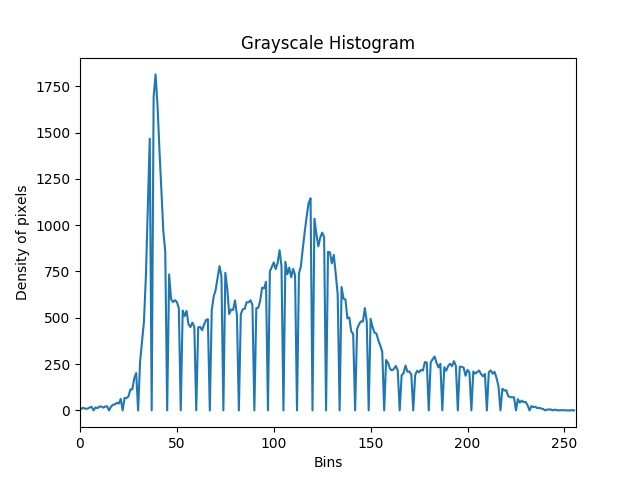
#> input picture examenPractico/HistNormalizado:Lena.jpg, 640 x 480 px
$ python librerias.py --image HistNormalizado:Lena.jpg   (older library calls are emulated)
#> lines starting #> are read from the running program, lines starting #| are printed output that depends on the picture
from __future__ import print_function
from __future__ import division
import cv2
import argparse
from matplotlib import pyplot as plt
import numpy as np
import math

ap = argparse.ArgumentParser()
ap.add_argument("-i", "--image", required = True, help = "Path to image")
args = vars(ap.parse_args())
imageName = args["image"]
print ("name:{}".format(imageName))
rowsPlot = 2
colsPlot = 4


image = cv2.imread(args["image"])
#> image is the input picture: shape (480, 640, 3); mean B, G, R 248, 246, 242.6


tamanoKernel = 5
factorSaturacion = 273
#Imprimimos el valor de ancho y alto de la imagen
print ("width:{}pixels".format(image.shape[1]))
#| width:640pixels
imageWidth = image.shape[1]
#> imageWidth = 640
print ("height:{}pixels".format(image.shape[0]))
#| height:480pixels
imageHeight = image.shape[0]
#> imageHeight = 480

cv2.imshow("Original", image)
plt.subplot(rowsPlot,colsPlot,2),plt.imshow(image)
plt.title('Original'), plt.xticks([]), plt.yticks([])

kernelPromedio = np.matrix('1 4 7 4 1; 4 16 26 16 4; 7 26 41 26 7; 4 16 26 16 4; 1 4 7 4 1')
#sobelX = np.matrix('-2 0 2; -6 0 6; -2 0 2')
#sobelY = np.matrix('-1 -2 -1; 0 0 0; 1 2 1')
sobelX = np.matrix('-3 0 3; -10 0 10; -3 0 3')
sobelY = np.matrix('-3 -10 -3; 0 0 0; 3 10 3')
#sobelY = np.matrix('0 0 0; 0 2 0; 0 0 0')
promedioPixel = 0
promedioSobelX = 0
promedioSobelY = 0
margin = int(tamanoKernel/2)
ancho = imageWidth-tamanoKernel
#> ancho = 635
alto = imageHeight- tamanoKernel
#> alto = 475
print ("{}".format(kernelPromedio))
plt.subplot(rowsPlot,colsPlot,1),plt.imshow(kernelPromedio, cmap = 'gray')
plt.title('Kernel'), plt.xticks([]), plt.yticks([])

imagePonderada = np.zeros(shape=(imageHeight,imageWidth), dtype=np.float)
for y in range(0, imageHeight-1):
	for x in range(0, imageWidth-1):
		(bl,gr,re) = image[y,x]
		imagePonderada[y,x] = float(re) / 255
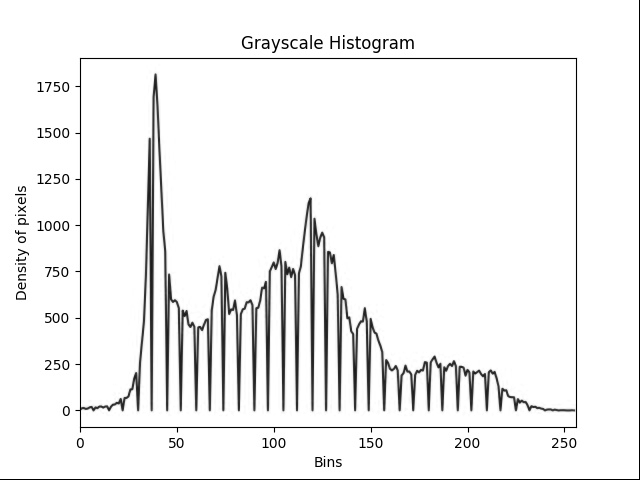
#> imagePonderada: shape (480, 640) float64; min 0, max 1, mean 0.948
plt.subplot(rowsPlot,colsPlot,3),plt.imshow(imagePonderada, cmap = 'gray')
plt.title('Ponderada'), plt.xticks([]), plt.yticks([])
print ("{}".format(imagePonderada))
#> (printed output is left out)

imagenBorrosa = np.zeros(shape=(imageHeight,imageWidth), dtype=np.float)
#Empezamos a recorrer los pixeles de cada imagen para el proceso de convolucion
for y in range(margin, ancho):
	for x in range(margin, alto):
		for z in range (0, tamanoKernel-1):
			for w in range(0, tamanoKernel-1):
				temp = imagePonderada[x+w,y+z]
				promedioPixel  = promedioPixel + (temp * kernelPromedio[w,z])
		promedioPixel = promedioPixel / factorSaturacion
		imagenBorrosa[x,y] = promedioPixel
		promedioPixel = 0
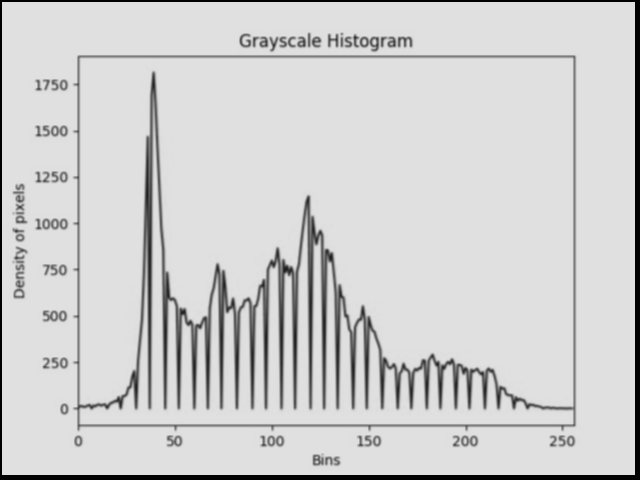
#> imagenBorrosa: shape (480, 640) float64; min 0, max 0.879, mean 0.814
plt.subplot(rowsPlot,colsPlot,4),plt.imshow(imagenBorrosa, cmap = 'gray')
plt.title('Blurred'), plt.xticks([]), plt.yticks([])
imagenTemp = imagenBorrosa.copy()

for y in range(0, imageHeight-1):
	for x in range(0, imageWidth-1):
		imagenTemp[y,x] = imagePonderada[y,x] - imagenBorrosa [y,x]
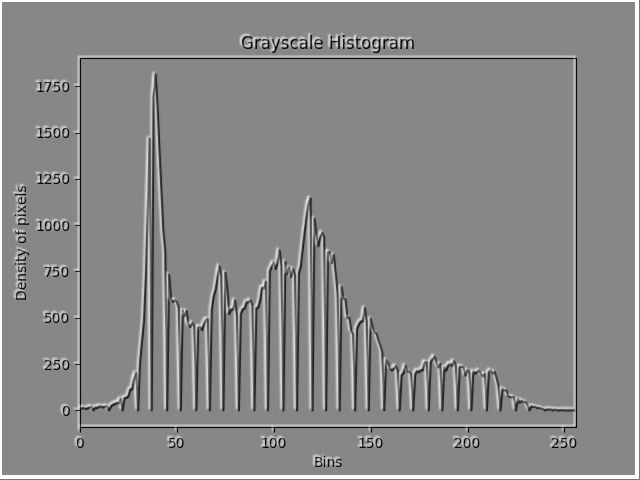
#> imagenTemp: shape (480, 640) float64; min -0.873, max 1, mean 0.134; drawn with min black and max white

plt.subplot(rowsPlot,colsPlot,5),plt.imshow(imagenTemp, cmap = 'gray')
plt.title('Ponderada - Blurred'), plt.xticks([]), plt.yticks([])

imagenSobelX = imagePonderada.copy()
imagenSobelY = imagePonderada.copy()

#Imagen a la que le aplicamos las mascaras de Sobel
imagenTemp2 = imagenTemp.copy()


#Aplicamos mascaras de Sobel
for c in range(1, imageHeight-1):
	for n in range(1, imageWidth-1):
		for m in range (0, 2):
			for v in range(0, 2):
				tempo = imagenTemp2[c+v,n+m]
				promedioSobelX  = promedioSobelX + (tempo * sobelX[v,m])
				promedioSobelY  = promedioSobelY + (tempo * sobelY[v,m])
		imagenSobelX[c,n] = promedioSobelX
		imagenSobelY[c,n] = promedioSobelY
		promedioSobelX = 0
		promedioSobelY = 0
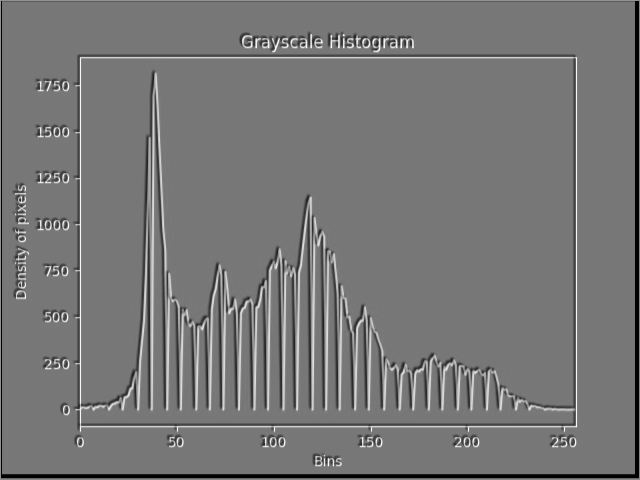
#> imagenSobelX: shape (480, 640) float64; min -13, max 11.29, mean -1.67; drawn with min black and max white
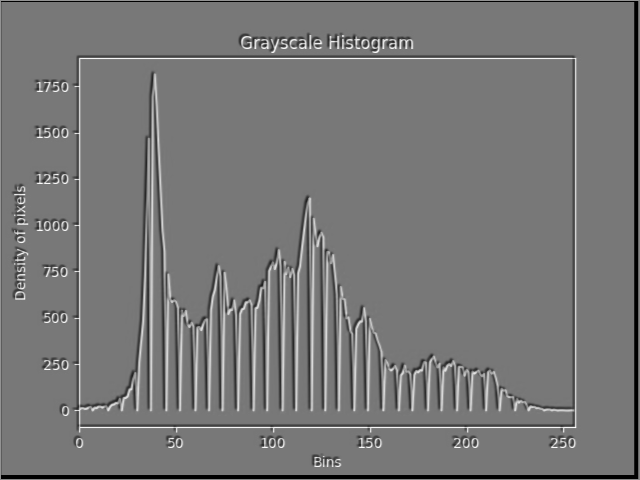
#> imagenSobelY: shape (480, 640) float64; min -13, max 11.25, mean -1.67; drawn with min black and max white
plt.subplot(rowsPlot,colsPlot,6),plt.imshow(imagenSobelX, cmap = 'gray')
plt.title('SobelX'), plt.xticks([]), plt.yticks([])
plt.subplot(rowsPlot,colsPlot,7),plt.imshow(imagenSobelY, cmap = 'gray')
plt.title('SobelY'), plt.xticks([]), plt.yticks([])

sobelCombined = imagePonderada.copy()
#Sacamos la magnitud del gradiente con la raiz de la suma de los cuadrados
for y in range(0, imageHeight-1):
	for x in range(0, imageWidth-1):
		sobelCombined[y,x] = math.sqrt((imagenSobelY[y,x] ** 2 )+(imagenSobelX[y,x]**2))
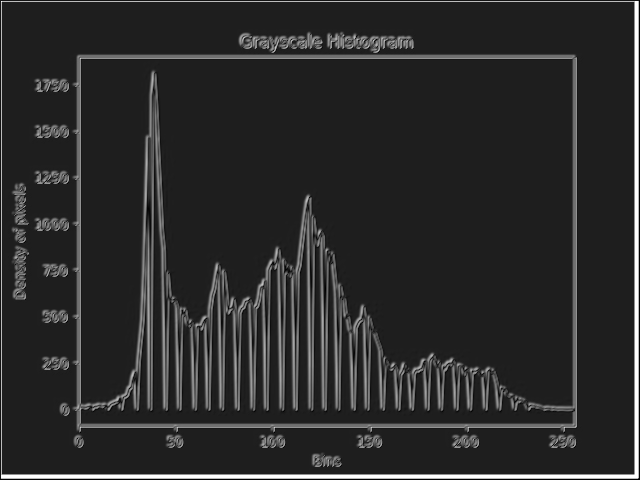
#> sobelCombined: shape (480, 640) float64; min 0, max 18.38, mean 3.17; drawn with min black and max white
#sobelCombined = cv2.bitwise_or(imagenSobelX, imagenSobelY)
plt.subplot(rowsPlot,colsPlot,8),plt.imshow(sobelCombined, cmap = 'gray')
plt.title('SobelCombined'), plt.xticks([]), plt.yticks([])
plt.show()
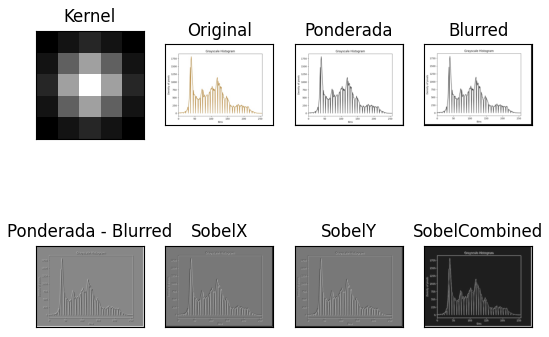
#> figure drawn by matplotlib, 8 panels; B, G, R data is drawn as R, G, B

cv2.waitKey(0)

$ run again, on examenPractico/HistNormalizado:tec.jpg
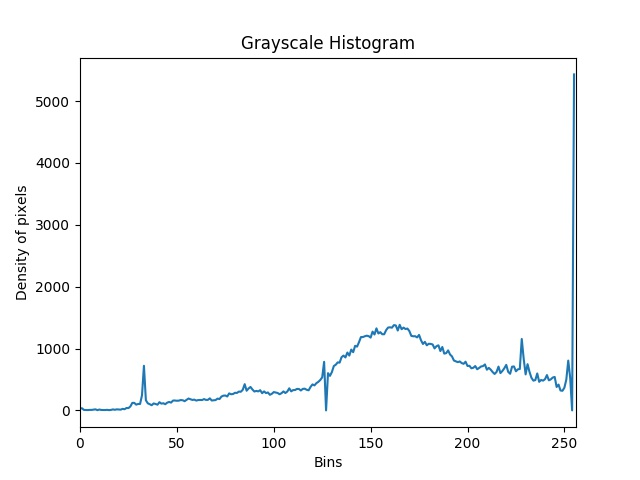
#> input picture examenPractico/HistNormalizado:tec.jpg, 640 x 480 px
#> image is the input picture: shape (480, 640, 3); mean B, G, R 250.8, 250.4, 249.6
#| width:640pixels
#| height:480pixels
#> (printed output is left out)
#> after the loop `for c in range(1, imageHeight-1):`:
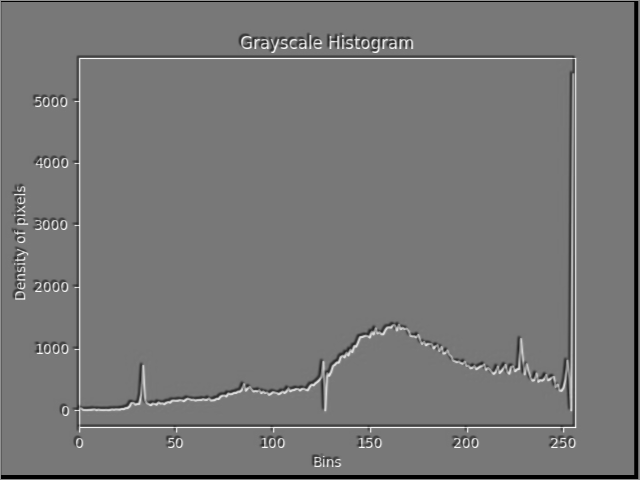
#> imagenSobelY: shape (480, 640) float64; min -13, max 11.25, mean -1.71; drawn with min black and max white
#> after the loop `for y in range(0, imageHeight-1):`:
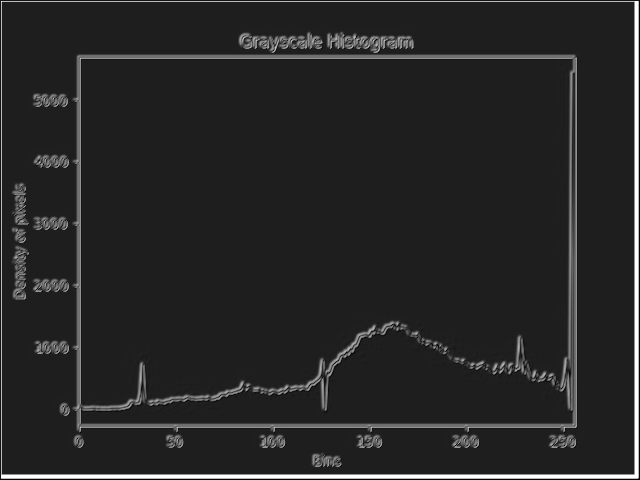
#> sobelCombined: shape (480, 640) float64; min 0, max 18.38, mean 2.86; drawn with min black and max white

$ run again, on examenPractico/Histograma:Lena.jpg
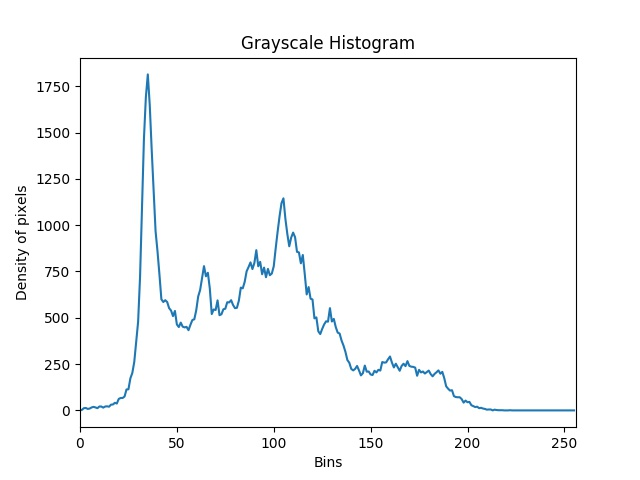
#> input picture examenPractico/Histograma:Lena.jpg, 640 x 480 px
#> image is the input picture: shape (480, 640, 3); mean B, G, R 250.4, 249.9, 248.9
#| width:640pixels
#| height:480pixels
#> (printed output is left out)
#> after the loop `for c in range(1, imageHeight-1):`:
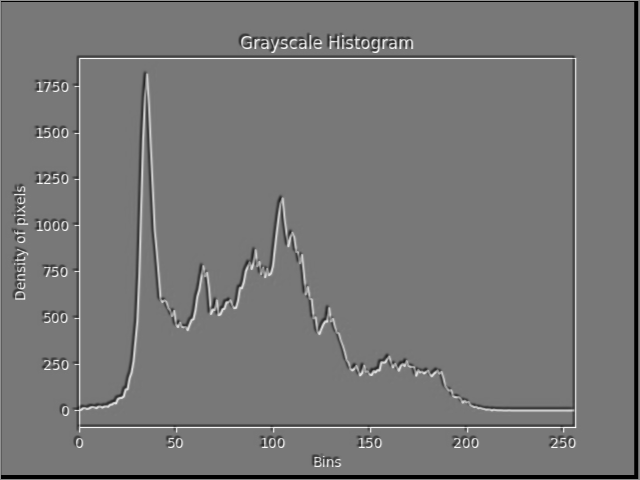
#> imagenSobelY: shape (480, 640) float64; min -13, max 11.25, mean -1.71; drawn with min black and max white
#> after the loop `for y in range(0, imageHeight-1):`:
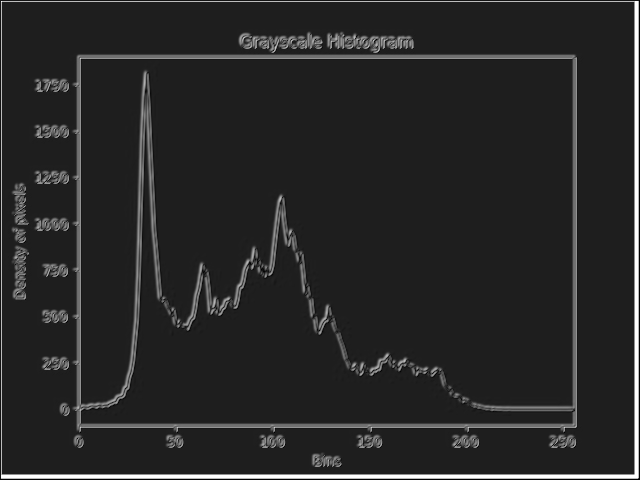
#> sobelCombined: shape (480, 640) float64; min 0, max 18.38, mean 2.91; drawn with min black and max white

$ run again, on examenPractico/Histograma:gradients.jpg
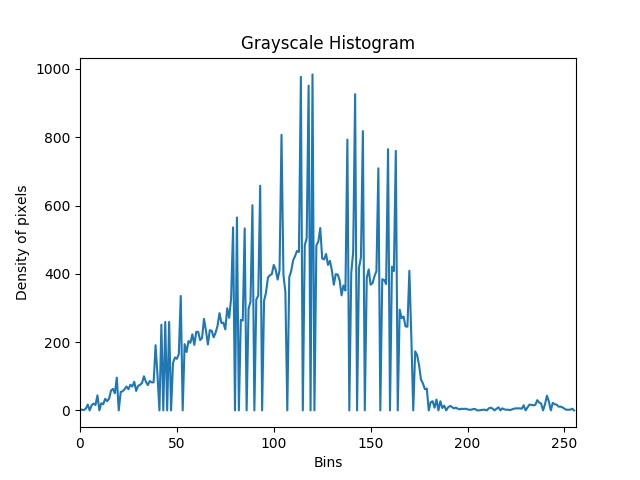
#> input picture examenPractico/Histograma:gradients.jpg, 640 x 480 px
#> image is the input picture: shape (480, 640, 3); mean B, G, R 246.8, 243.9, 239
#| width:640pixels
#| height:480pixels
#> (printed output is left out)
#> after the loop `for y in range(0, imageHeight-1):`:
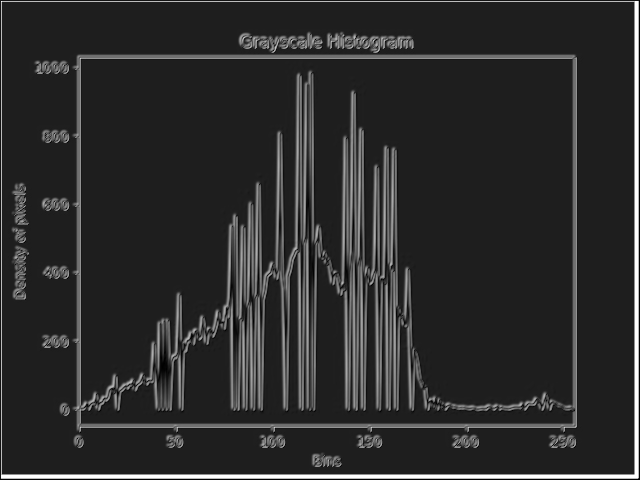
#> sobelCombined: shape (480, 640) float64; min 0, max 18.38, mean 3.28; drawn with min black and max white
